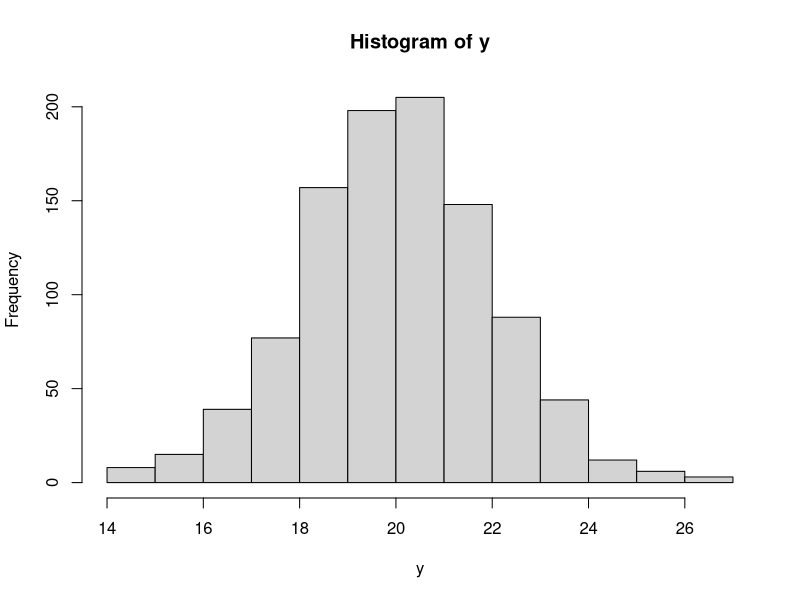
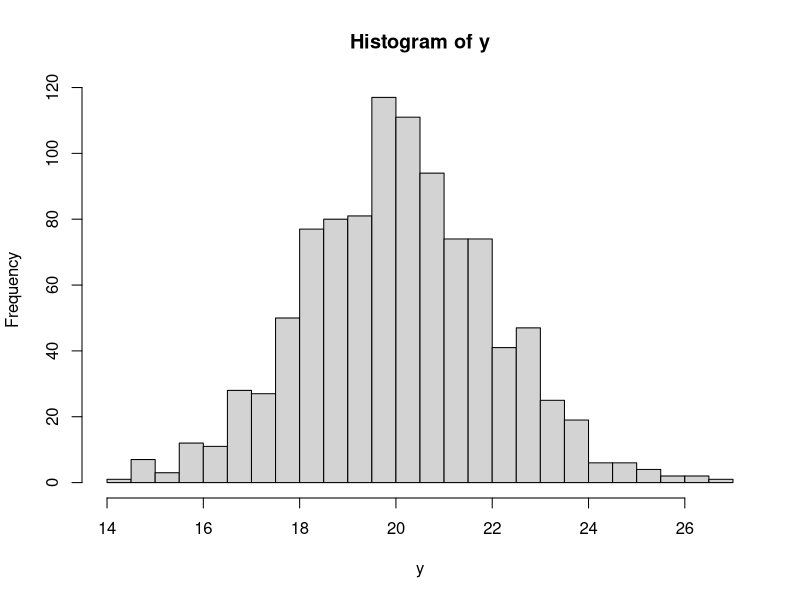
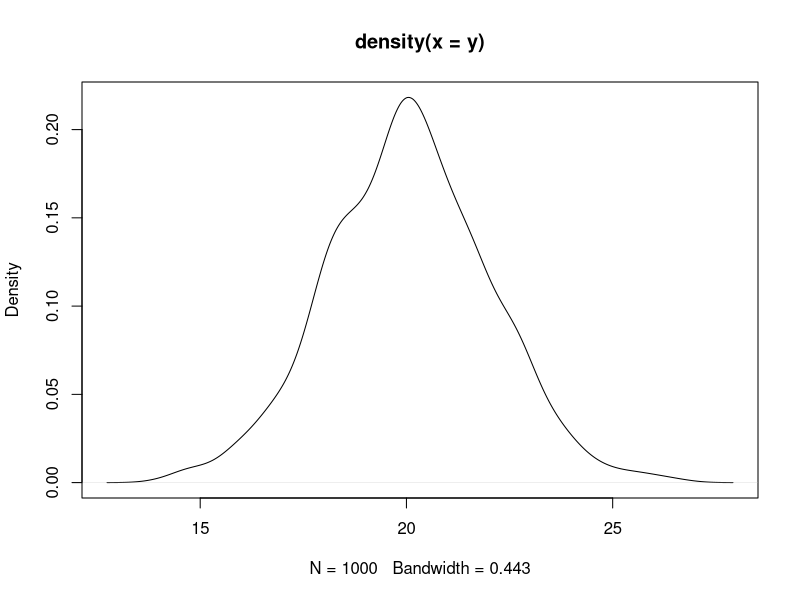
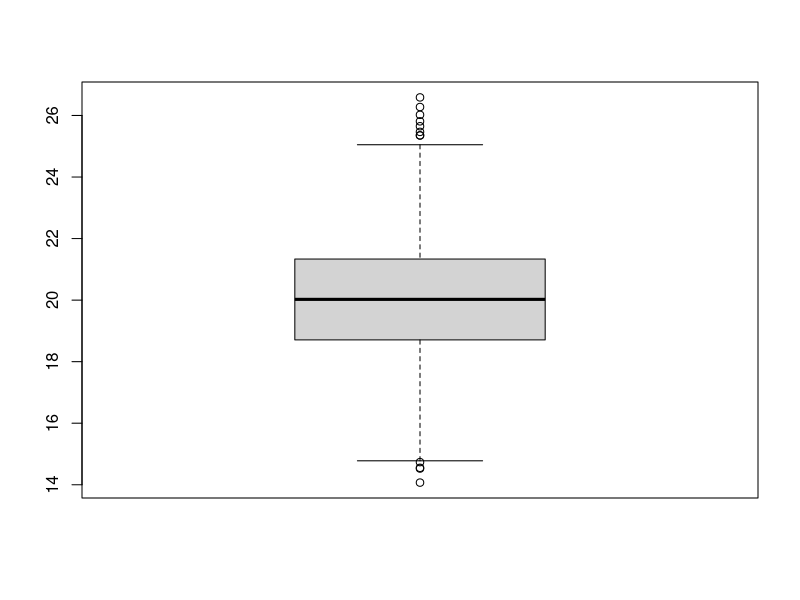
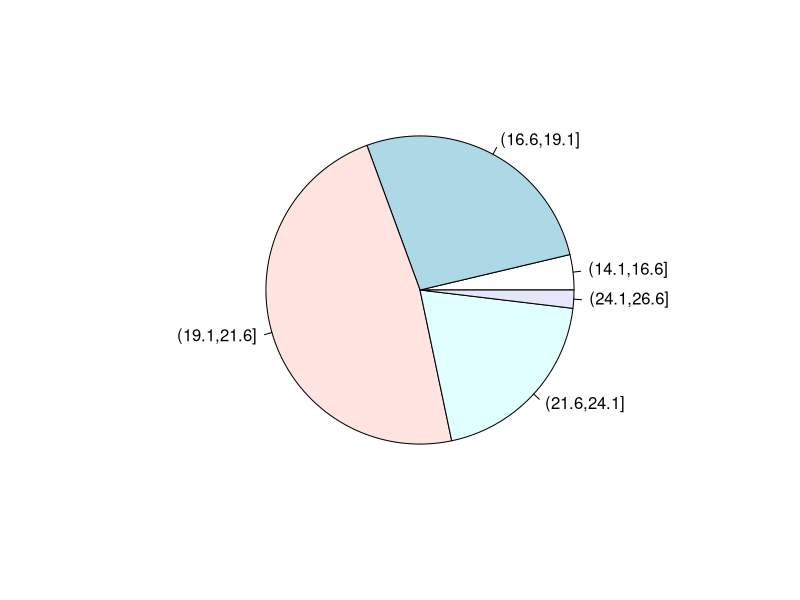
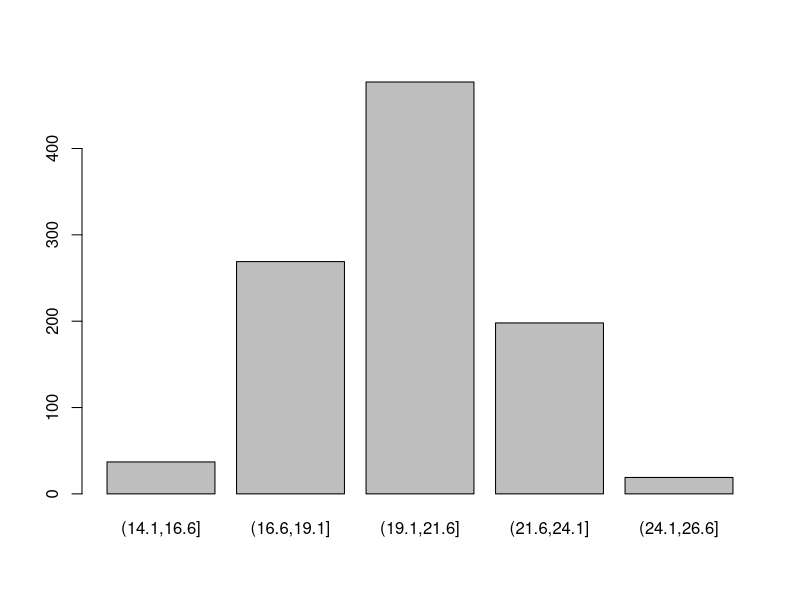
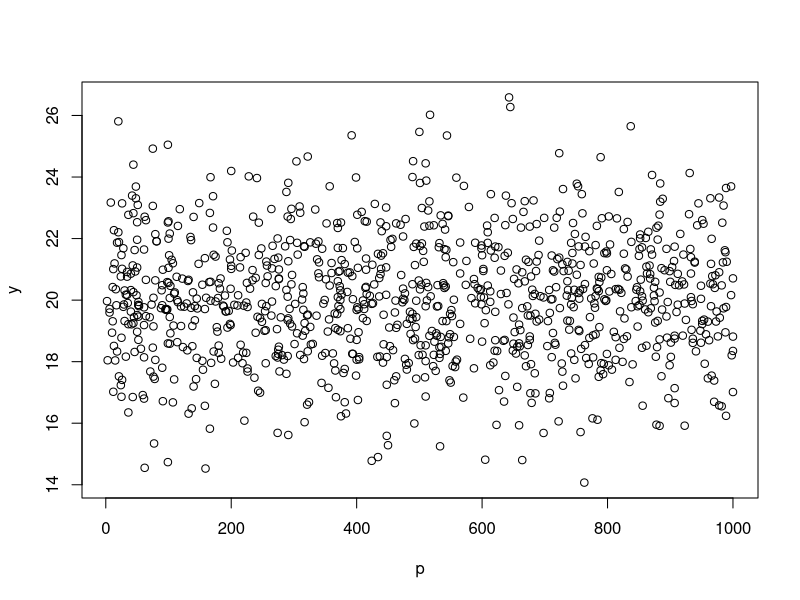
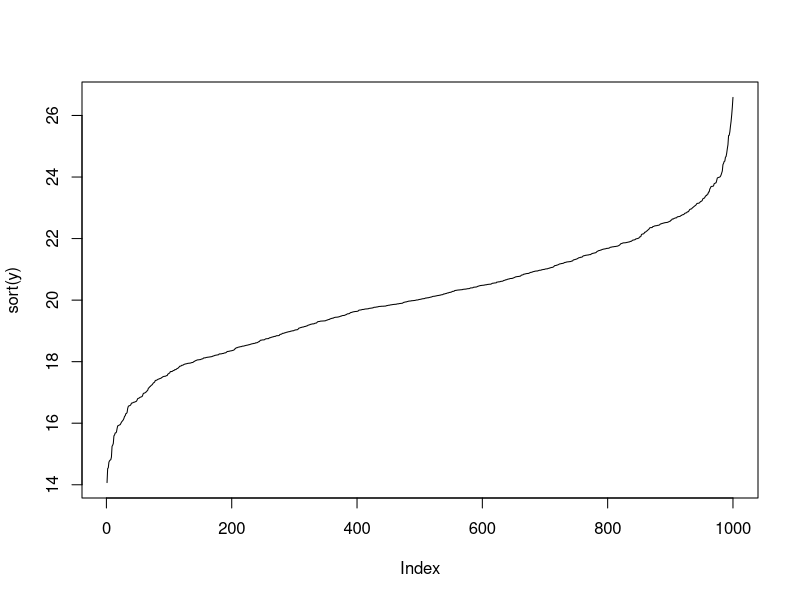

Reproduce these figures in R, in order.
## ---- chunk 1
x <- c(36, 28, 19, 22, 27, 28, 30, 31, 38, 46, 40, 29, 21, 28, 39, 46, 43, 27, 30, 54)
## ---- chunk 2
print(length(x))
## ---- chunk 3
m <- sum(x)/length(x)
print(m)
## ---- chunk 4
v <- (1/(length(x)-1))*sum((x-m)**2)
print(v)
## ---- chunk 5
var(x)
## ---- chunk 6
sd <- sd(x)
print(sd)
## ---- chunk 7
x_sort <- sort(x)

if(length(x)%%2 == 0){
  x1 <- x_sort[((length(x)+1)/2)-.5]
  x2 <- x_sort[((length(x)+1)/2)+.5]
  med <- (x1+x2)/2
}else{
  med <- x_sort[(length(x)+1)/2]
}

print(med)
## ---- chunk 8
uniqv <- unique(x)

# I need to know the position of the first appearance of each element in order to make a count. 
match <- match(x, uniqv)

# Now I count the number of occurrences of each value, even though they are positions, it doesn't matter, because they refer to a unique element due to the use of uniqv
tab <- tabulate(match)

# Now I want to know what is the maximum of the entire vector
pos <- which.max(tab)

# The previous number tells me the position of the element in the initial vector, so I have to paint the value of that element in its first occurrence
print(uniqv[pos])
## ---- chunk 9
quicksort <- function (v){
  if(length(v)==0){
    print("Empty array")
    close()
  }else{
    pivots <- v[match(v[1], v)]
    lesser <- v[which(as.vector(v) < v[1])]
    greatter <- v[which(as.vector(v) > v[1])]
    result <- c(sort(lesser), sort(pivots), sort(greatter))
    return(result)
  }
}
## ---- chunk 10
set.seed(100)
quicksort(sample(1:100, 10))
## ---- chunk 11
set.seed(2017)
y <- rnorm(1000, mean=20, sd=2)
## ---- chunk 12
hist(y)
hist(y, breaks=20)
## ---- chunk 13
plot(density(y))
## ---- chunk 14
boxplot(y)
## ---- chunk 15
y_c <- cut(y, breaks=5)
pie(table(y_c))
## ---- chunk 16
barplot(table(y_c))
## ---- chunk 17
p <- sample(1:1000, 1000, replace=T)
plot(p,y)
## ---- chunk 18
plot(sort(y), type = "l")
